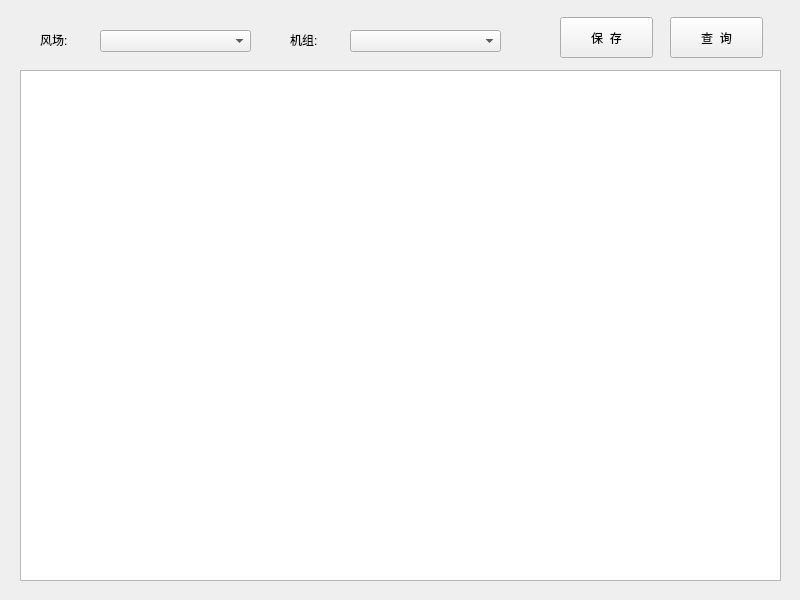
<?xml version="1.0" encoding="UTF-8"?>
<ui version="4.0">
 <class>Form_set_db2</class>
 <widget class="QWidget" name="Form_set_db2">
  <property name="geometry">
   <rect>
    <x>0</x>
    <y>0</y>
    <width>800</width>
    <height>600</height>
   </rect>
  </property>
  <property name="windowTitle">
   <string>数据库(sqlserver)</string>
  </property>
  <widget class="QLabel" name="label_wtgs_set_db2">
   <property name="geometry">
    <rect>
     <x>290</x>
     <y>30</y>
     <width>51</width>
     <height>20</height>
    </rect>
   </property>
   <property name="text">
    <string>机组:</string>
   </property>
  </widget>
  <widget class="QComboBox" name="comboBox_wtgs_set_db2">
   <property name="geometry">
    <rect>
     <x>350</x>
     <y>30</y>
     <width>151</width>
     <height>22</height>
    </rect>
   </property>
  </widget>
  <widget class="QComboBox" name="comboBox_farm_set_db2">
   <property name="geometry">
    <rect>
     <x>100</x>
     <y>30</y>
     <width>151</width>
     <height>22</height>
    </rect>
   </property>
  </widget>
  <widget class="QPushButton" name="edit_Button_set_db2">
   <property name="geometry">
    <rect>
     <x>560</x>
     <y>17</y>
     <width>93</width>
     <height>41</height>
    </rect>
   </property>
   <property name="text">
    <string>保  存</string>
   </property>
  </widget>
  <widget class="QLabel" name="label_farm_set_db2">
   <property name="geometry">
    <rect>
     <x>40</x>
     <y>30</y>
     <width>51</width>
     <height>20</height>
    </rect>
   </property>
   <property name="text">
    <string>风场:</string>
   </property>
   <property name="alignment">
    <set>Qt::AlignLeading|Qt::AlignLeft|Qt::AlignVCenter</set>
   </property>
  </widget>
  <widget class="QPushButton" name="query_Button_set_db_2">
   <property name="geometry">
    <rect>
     <x>670</x>
     <y>17</y>
     <width>93</width>
     <height>41</height>
    </rect>
   </property>
   <property name="text">
    <string>查  询</string>
   </property>
  </widget>
  <widget class="QTableWidget" name="tableWidget_set_db2">
   <property name="geometry">
    <rect>
     <x>20</x>
     <y>70</y>
     <width>761</width>
     <height>511</height>
    </rect>
   </property>
  </widget>
 </widget>
 <resources/>
 <connections/>
</ui>
